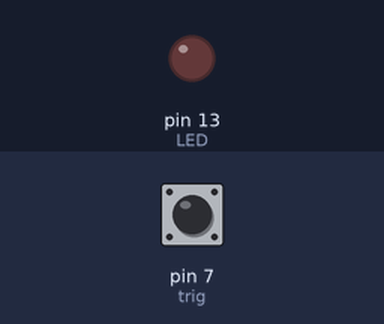
Recording of a sketch running on a simulated Arduino Nano, built with avr-gcc and run on an emulated ATmega328P. On the bench: output pins drawn as LEDs (lit = HIGH). Dashed ring = blinking. Inputs (shaded band) come from the test bench; at power-on: pin 7 (trig) HIGH.

Above: at 1.2 s.
1.3 s: pin 7 (trig) pulled LOW for 3.2 s
At 1.8 s:
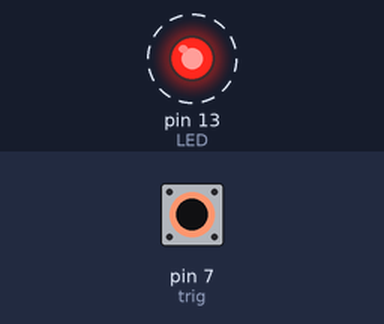
Timing chart, 0 to 5.9 s (numbered marks = the images above; inputs shaded):
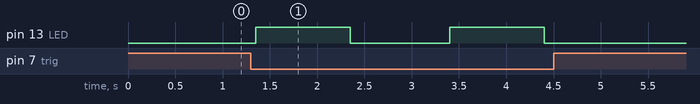

The sketch:

led-monostable.ino
```cpp
const int LED = 13;
const int trig = 7;

boolean trigState;

void setup() {
  // put your setup code here, to run once:
  pinMode(LED, OUTPUT);
  pinMode(trig, INPUT_PULLUP);
}

void loop() {
  // put your main code here, to run repeatedly:
  trigState = digitalRead(trig);
  delay(50);

  if (trigState == LOW) {
    digitalWrite(LED, HIGH);
    delay(1000);
    digitalWrite(LED, LOW);
    delay(1000);
  }
}
```

Measured:
- after the input at 1.3 s, pin 13 (LED): alternates HIGH for 1.0 s and LOW for 1.1 s, 4 changes in all, then stays LOW, starting after 0.05 s
